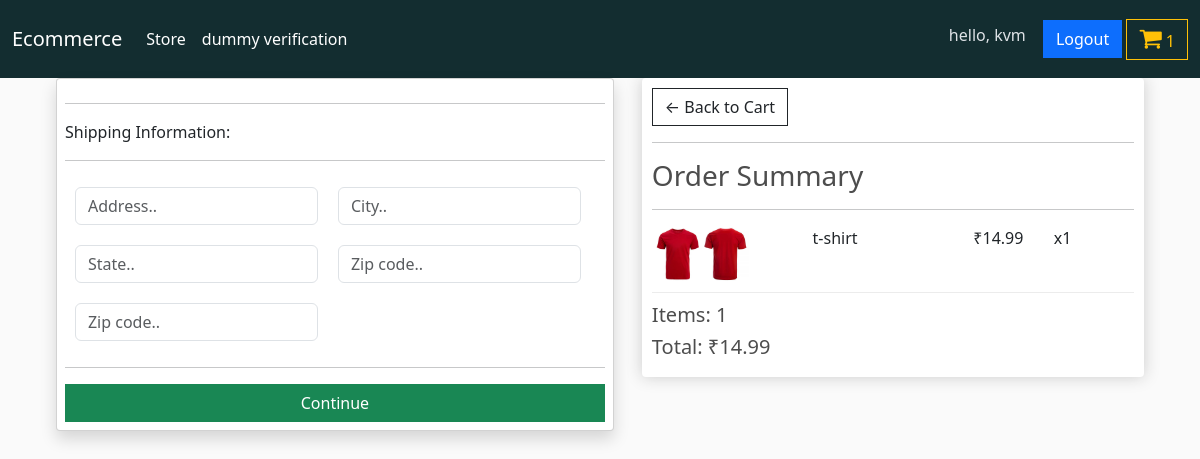
Page /checkout/ (signed in) on the committed database.
### store/models.py (models this page shows, shortened)
class OrderItem(models.Model):
    product = models.ForeignKey(Product, on_delete = models.SET_NULL, null = True, blank = True)
    order = models.ForeignKey(Order, on_delete = models.SET_NULL, null = True, blank = True)
    quantity = models.IntegerField(default = 0, null = True, blank = True)
    date_added = models.DateTimeField(auto_now_add = True)
    @property
    def get_total(self):
        if self.product is not None and self.product.price is not None:
            total = self.product.price * self.quantity
            return total
        else:
            return 0

class Product(models.Model):
    name = models.CharField(max_length = 100, null = True)
    price = models.FloatField()
    digital = models.BooleanField(default = False, null = True, blank = False)
    image = models.ImageField(blank=True, null=True)
    created_at = models.DateTimeField(auto_now_add = True)
    updated_at = models.DateTimeField(auto_now = True)
    class Meta:
        ordering = [ '-updated_at', '-created_at']
    @property
    def imageURL(self):
        try:
            url = self.image.url
        except:
            url = ''
        return url

class Order(models.Model):
    customer = models.ForeignKey(Customer, on_delete = models.CASCADE, null = True, blank = True)
    date_ordered = models.DateTimeField(auto_now_add = True)
    complete = models.BooleanField(default = False, null = True, blank = False)
    transaction_id = models.CharField(max_length = 100, null = True)
    class Meta:
        ordering = [ '-date_ordered']
    @property
    def get_cart_total(self):
        orderitems = self.orderitem_set.all()
        total = sum([item.get_total for item in orderitems])
        return total
    @property
    def get_cart_quantity(self):
        orderitems = self.orderitem_set.all()
        total = sum([item.quantity for item in orderitems])
        return total
    @property
    def shipping(self):
        shipping = False
        orderItems = self.orderitem_set.all()
        for i in orderItems:
            if i.product.digital == False:
                shipping = True
        return shipping

### store/views.py (the view)
# urls.py: path('checkout/', checkout, name="checkout"),
def checkout(request):
    data = cartData(request)
    cartItems = data['cartItems']
    order = data['order']
    items = data['items']
    context = { 'items':items, 'order':order, 'cartItems': cartItems }
    return render(request,'store/checkout.html', context)

### store/utils.py (called while the page is built)
def cartData(request):
    if request.user.is_authenticated:
        customer = request.user.customer
        order, created = Order.objects.get_or_create(customer = customer, complete = False)
        items = order.orderitem_set.all()
        cartItems = order.get_cart_quantity
        print(cartItems)
    else:
        cookieData = cookieCart(request)
        cartItems = cookieData['cartItems']
        order = cookieData['order']
        items = cookieData['items']
    return {'cartItems':cartItems, 'items':items, 'order':order }

### store/templates/store/checkout.html (shortened to what this page needs)
{% extends 'main.html' %}
{% load static %}
{% block content %}
    <div class="d-flex justify-content-around w-100" >
		<div class="w-50 " >
			<div class="box-element card p-2 shadow" id="form-wrapper">
				<form id="form">
					<div id="shipping-info" class="">
						<hr>
						<p>Shipping Information:</p>
						<hr>
						<div class="d-flex flex-wrap">
						<input class="form-control" style="width: 45%; margin:10px;" type="text" name="address" placeholder="Address..">
						<input class="form-control" style="width: 45%; margin:10px;" type="text" name="city" placeholder="City..">
						<input class="form-control" style="width: 45%; margin:10px;" type="text" name="state" placeholder="State..">
						<input class="form-control" style="width: 45%; margin:10px;" type="text" name="zipcode" placeholder="Zip code..">
						<input class="form-control" style="width: 45%; margin:10px;" type="text" name="country" placeholder="Zip code..">
						</div>
					</div>
					<hr>
					<input id="form-button" class="btn btn-success form-control" type="submit" value="Continue">
				</form>
			</div>
			<br>
		</div>
		<div class="" style="width:45%">
			<div class="box-element">
				<a  class="btn btn-outline-dark " style="max-width:150px; " href="{% url 'cart' %}">&#x2190; Back to Cart</a>
				<hr>
				<h3>Order Summary</h3>
				<hr>
				{% for item in items %}
				<div class="cart-row">
					<div style="flex:2"><img class="row-image" style="width: 100px;" src="{{item.product.imageURL}}"></div>
					<div style="flex:2"><p>{{item.product.name}}</p></div>
					<div style="flex:1"><p>&#x20B9;{{item.product.price}}</p></div>
					<div style="flex:1"><p>x{{item.quantity}}</p></div>
				</div>
				{% endfor %}
				<h5>Items:   {{order.get_cart_quantity}}</h5>
				<h5>Total:   &#x20B9;{{order.get_cart_total|floatformat:2}}</h5>
			</div>
		</div>
	</div>
{% endblock content %}

### store/templates/navbar.html (shortened to what this page needs)
    <nav class="navbar navbar-expand-lg bg-dark navbar-dark" data-bs-theme="dark">
        <div class="container-fluid">
        <a class="navbar-brand" href="{% url 'store' %}">Ecommerce</a>
        <div class="collapse navbar-collapse" id="navbarSupportedContent">
            <ul class="navbar-nav me-auto mb-2 mb-lg-0">
                <li class="nav-item">
                    <a class="nav-link active" aria-current="page" href="{% url 'store' %}">Store</a>
                </li>
                <li class="nav-item">
                    <a class="nav-link active" aria-current="page" href="{% url 'dummy-check' %}">dummy verification</a>
                </li>
            </ul>
            <div class="form-inline my-2">
                {% if user.is_authenticated %}
                <h6 class="btn">hello, {{user.username}}</h6>
                <a href="{% url 'account-logout' %}" class="btn btn-primary my-2 my-sm-0">Logout</a>
                {% else %}
                <a href="{% url 'account-login' %}" class="btn btn-primary my-2 my-sm-0">Login</a>
                {% endif %}
                <a href="{% url 'cart' %}" class="btn btn-outline-warning my-2 my-sm-0">
                    <i class="fa" style="font-size:24px">&#xf07a;</i>
                    <span> {{cartItems}} </span>
                </a>
            </div>
        </div>
        </div>
    </nav>

### static/css/main.css (style rules this page uses)
body { background-color: hsl(0, 0%, 98%); }
h1,h2,h3,h4,h5,h6 { color:hsl(0, 0%, 30%); }
.box-element { box-shadow:hsl(0, 0%, 80%) 0 0 16px; background-color: #fff; border-radius: 4px; padding: 10px; }
.bg-dark { background-color: #132d30!important; }
.btn { border-radius: 0; }
.row-image { width: 100px; }
.cart-row { display: flex; align-items: flex-stretch; padding-bottom: 10px; margin-bottom: 10px; border-bottom: 1px solid #ececec; }

### static/css/store.css (style rules this page uses)
.btn { border-radius: 0; }

### rows in the picture
OrderItem: product.imageURL (picture), product.name "t-shirt", product.price "14.99", quantity "1"
Order: get_cart_quantity "1", get_cart_total "14.99"

### other values in the picture
{{ user.username }} "kvm"
{{ cartItems }} "1"
